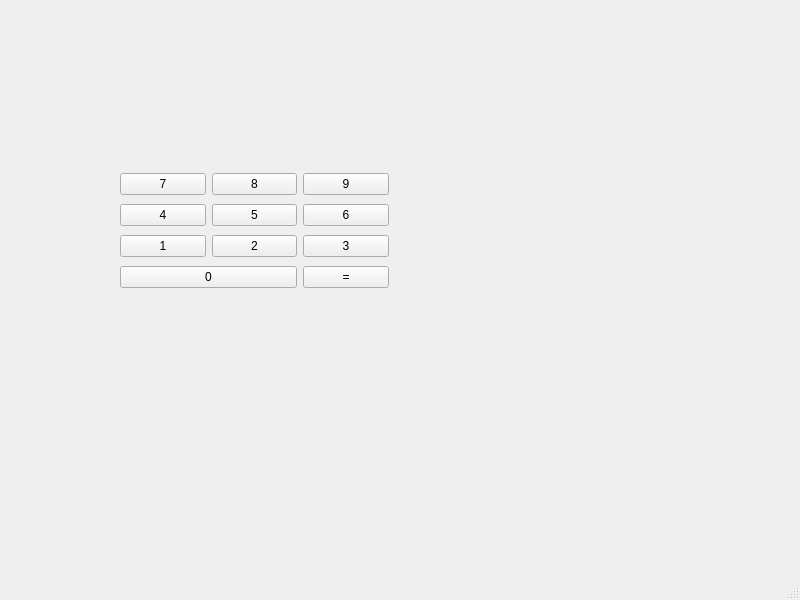
<?xml version="1.0" encoding="UTF-8"?>
<ui version="4.0">
 <class>MainWindow</class>
 <widget class="QMainWindow" name="MainWindow">
  <property name="geometry">
   <rect>
    <x>0</x>
    <y>0</y>
    <width>800</width>
    <height>600</height>
   </rect>
  </property>
  <property name="windowTitle">
   <string>MainWindow</string>
  </property>
  <widget class="QWidget" name="centralwidget">
   <widget class="QWidget" name="">
    <property name="geometry">
     <rect>
      <x>120</x>
      <y>170</y>
      <width>269</width>
      <height>124</height>
     </rect>
    </property>
    <layout class="QGridLayout" name="gridLayout">
     <item row="0" column="0">
      <widget class="QPushButton" name="pushButton">
       <property name="text">
        <string>7</string>
       </property>
      </widget>
     </item>
     <item row="0" column="1">
      <widget class="QPushButton" name="pushButton_2">
       <property name="text">
        <string>8</string>
       </property>
      </widget>
     </item>
     <item row="0" column="2">
      <widget class="QPushButton" name="pushButton_3">
       <property name="text">
        <string>9</string>
       </property>
      </widget>
     </item>
     <item row="1" column="0">
      <widget class="QPushButton" name="pushButton_5">
       <property name="text">
        <string>4</string>
       </property>
      </widget>
     </item>
     <item row="1" column="1">
      <widget class="QPushButton" name="pushButton_6">
       <property name="text">
        <string>5</string>
       </property>
      </widget>
     </item>
     <item row="1" column="2">
      <widget class="QPushButton" name="pushButton_4">
       <property name="text">
        <string>6</string>
       </property>
      </widget>
     </item>
     <item row="2" column="0">
      <widget class="QPushButton" name="pushButton_8">
       <property name="text">
        <string>1</string>
       </property>
      </widget>
     </item>
     <item row="2" column="1">
      <widget class="QPushButton" name="pushButton_9">
       <property name="text">
        <string>2</string>
       </property>
      </widget>
     </item>
     <item row="2" column="2">
      <widget class="QPushButton" name="pushButton_7">
       <property name="text">
        <string>3</string>
       </property>
      </widget>
     </item>
     <item row="3" column="0" colspan="2">
      <widget class="QPushButton" name="pushButton_10">
       <property name="text">
        <string>0</string>
       </property>
      </widget>
     </item>
     <item row="3" column="2">
      <widget class="QPushButton" name="pushButton_11">
       <property name="text">
        <string>=</string>
       </property>
      </widget>
     </item>
    </layout>
   </widget>
  </widget>
  <widget class="QMenuBar" name="menubar">
   <property name="geometry">
    <rect>
     <x>0</x>
     <y>0</y>
     <width>800</width>
     <height>26</height>
    </rect>
   </property>
  </widget>
  <widget class="QStatusBar" name="statusbar"/>
 </widget>
 <resources/>
 <connections/>
</ui>
